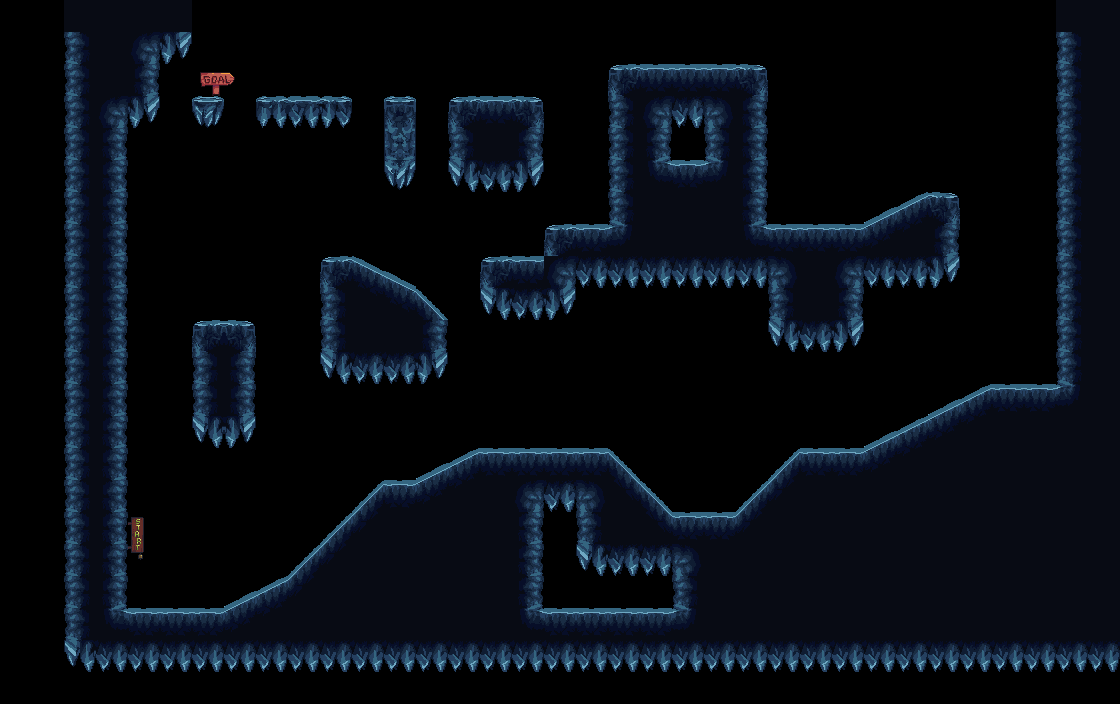

Below is a game level as drawn by its tile map, then a one-line description and the .tmx file that defines it, in full:
An orthogonal 35x22 tile map with 32x32 px tiles, 2 tile layers (Level, out), 3 tilesets.

<map version="1.10" tiledversion="1.11.2" orientation="orthogonal" renderorder="right-down" width="35" height="22" tilewidth="32" tileheight="32" infinite="0" nextlayerid="13" nextobjectid="1">
 <tileset firstgid="1" source="BlockShapes.tsx" />
 <tileset firstgid="15" source="CaveTileset.tsx" />
 <tileset firstgid="59" source="Terrain_and_Props.tsx" />
 <layer id="1" name="Level" width="35" height="22" opacity="0">
  <data encoding="csv">
0,0,1,1,1,1,0,0,0,0,0,0,0,0,0,0,0,0,0,0,0,0,0,0,0,0,0,0,0,0,0,0,0,1,1,
0,0,1,1,1,1,0,0,0,0,0,0,0,0,0,0,0,0,0,0,0,0,0,0,0,0,0,0,0,0,0,0,0,1,1,
0,0,1,1,1,0,0,0,0,0,0,0,0,0,0,0,0,0,0,1,1,1,1,1,0,0,0,0,0,0,0,0,0,1,1,
0,0,1,1,1,0,1,0,1,1,1,0,1,0,1,1,1,0,0,1,1,1,1,1,0,0,0,0,0,0,0,0,0,1,1,
0,0,1,1,0,0,0,0,0,0,0,0,1,0,1,1,1,0,0,1,1,0,1,1,0,0,0,0,0,0,0,0,0,1,1,
0,0,1,1,0,0,0,0,0,0,0,0,1,0,1,1,1,0,0,1,1,1,1,1,0,0,0,0,0,0,0,0,0,1,1,
0,0,1,1,0,0,0,0,0,0,0,0,0,0,0,0,0,0,0,1,1,1,1,1,0,0,0,4,5,1,0,0,0,1,1,
0,0,1,1,0,0,0,0,0,0,0,0,0,0,0,0,0,1,1,1,1,1,1,1,1,1,1,1,1,1,0,0,0,1,1,
0,0,1,1,0,0,0,0,0,0,1,6,7,0,0,1,1,1,1,1,1,1,1,1,1,1,1,1,1,1,0,0,0,1,1,
0,0,1,1,0,0,0,0,0,0,1,1,1,3,0,1,1,1,0,0,0,0,0,0,1,1,1,0,0,0,0,0,0,1,1,
0,0,1,1,0,0,1,1,0,0,1,1,1,1,0,0,0,0,0,0,0,0,0,0,1,1,1,0,0,0,0,0,0,1,1,
0,0,1,1,0,0,1,1,0,0,1,1,1,1,0,0,0,0,0,0,0,0,0,0,0,0,0,0,0,0,0,0,0,1,1,
0,0,1,1,0,0,1,1,0,0,0,0,0,0,0,0,0,0,0,0,0,0,0,0,0,0,0,0,0,4,5,1,1,1,1,
0,0,1,1,0,0,1,1,0,0,0,0,0,0,0,0,0,0,0,0,0,0,0,0,0,0,0,4,5,1,1,1,1,1,1,
0,0,1,1,0,0,0,0,0,0,0,0,0,4,5,1,1,1,1,3,0,0,0,0,2,1,1,1,1,1,1,1,1,1,1,
0,0,1,1,0,0,0,0,0,0,0,2,1,1,1,1,1,1,1,1,3,0,0,2,1,1,1,1,1,1,1,1,1,1,1,
0,0,1,1,0,0,0,0,0,0,2,1,1,1,1,1,1,0,1,1,1,1,1,1,1,1,1,1,1,1,1,1,1,1,1,
0,0,1,1,0,0,0,0,0,2,1,1,1,1,1,1,1,0,1,1,1,1,1,1,1,1,1,1,1,1,1,1,1,1,1,
0,0,1,1,0,0,0,4,5,1,1,1,1,1,1,1,1,0,0,0,0,1,1,1,1,1,1,1,1,1,1,1,1,1,1,
0,0,1,1,1,1,1,1,1,1,1,1,1,1,1,1,1,1,1,1,1,1,1,1,1,1,1,1,1,1,1,1,1,1,1,
0,0,1,1,1,1,1,1,1,1,1,1,1,1,1,1,1,1,1,1,1,1,1,1,1,1,1,1,1,1,1,1,1,1,1,
0,0,0,0,0,0,0,0,0,0,0,0,0,0,0,0,0,0,0,0,0,0,0,0,0,0,0,0,0,0,0,0,0,0,0
</data>
 </layer>
 <layer id="11" name="out" width="35" height="22">
  <data encoding="csv">
0,0,27,27,27,27,0,0,0,0,0,0,0,0,0,0,0,0,0,0,0,0,0,0,0,0,0,0,0,0,0,0,0,27,27,
0,0,26,27,23,39,0,0,0,0,0,0,0,0,0,0,0,0,0,0,0,0,0,0,0,0,0,0,0,0,0,0,0,26,27,
0,0,26,27,28,0,204,205,0,0,0,0,0,0,0,0,0,0,0,15,16,16,16,17,0,0,0,0,0,0,0,0,0,26,27,
0,0,26,23,39,0,51,0,48,49,50,0,18,0,15,16,17,0,0,26,23,38,25,28,0,0,0,0,0,0,0,0,0,26,27,
0,0,26,28,0,0,0,0,0,0,0,0,29,0,26,27,28,0,0,26,28,0,26,28,0,0,0,0,0,0,0,0,0,26,27,
0,0,26,28,0,0,0,0,0,0,0,0,40,0,37,38,39,0,0,26,45,16,47,28,0,0,0,0,0,0,0,0,0,26,27,
0,0,26,28,0,0,0,0,0,0,0,0,0,0,0,0,0,0,0,26,27,27,27,28,0,0,0,43,44,17,0,0,0,26,27,
0,0,26,28,0,0,0,0,0,0,0,0,0,0,0,0,0,15,16,47,27,27,27,45,16,16,16,54,55,28,0,0,0,26,27,
0,0,26,28,0,0,0,0,0,0,15,41,42,0,0,15,16,23,38,38,38,38,38,38,25,27,23,38,38,39,0,0,0,26,27,
0,0,26,28,0,0,0,0,0,0,26,52,53,21,0,37,38,39,0,0,0,0,0,0,26,27,28,0,0,0,0,0,0,26,27,
0,0,26,28,0,0,15,17,0,0,26,27,27,28,0,0,0,0,0,0,0,0,0,0,37,38,39,0,0,0,0,0,0,26,27,
0,0,26,28,0,0,26,28,0,0,37,38,38,39,0,0,0,0,0,0,0,0,0,0,0,0,0,0,0,0,0,0,0,26,27,
0,0,26,28,0,0,26,28,0,0,0,0,0,0,0,0,0,0,0,0,0,0,0,0,0,0,0,0,0,43,44,16,16,47,27,
0,0,26,28,0,0,37,39,0,0,0,0,0,0,0,0,0,0,0,0,0,0,0,0,0,0,0,43,44,54,55,27,27,27,27,
0,0,26,28,0,0,0,0,0,0,0,0,0,43,44,16,16,16,16,21,0,0,0,0,22,16,16,54,55,27,27,27,27,27,27,
0,0,26,28,0,0,0,0,0,0,0,22,16,54,55,27,23,38,25,32,21,0,0,22,33,27,27,27,27,27,27,27,27,27,27,
0,0,26,28,215,0,0,0,0,0,22,33,27,27,27,27,28,0,26,27,32,16,16,33,27,27,27,27,27,27,27,27,27,27,27,
0,0,26,28,225,0,0,0,0,22,33,27,27,27,27,27,28,0,37,38,38,25,27,27,27,27,27,27,27,27,27,27,27,27,27,
0,0,26,28,0,0,0,43,44,33,27,27,27,27,27,27,28,0,0,0,0,26,27,27,27,27,27,27,27,27,27,27,27,27,27,
0,0,26,45,16,16,16,54,55,27,27,27,27,27,27,27,45,16,16,16,16,47,27,27,27,27,27,27,27,27,27,27,27,27,27,
0,0,37,38,38,38,38,38,38,38,38,38,38,38,38,38,38,38,38,38,38,38,38,38,38,38,38,38,38,38,38,38,38,38,38,
0,0,0,0,0,0,0,0,0,0,0,0,0,0,0,0,0,0,0,0,0,0,0,0,0,0,0,0,0,0,0,0,0,0,0
</data>
 </layer>
</map>
